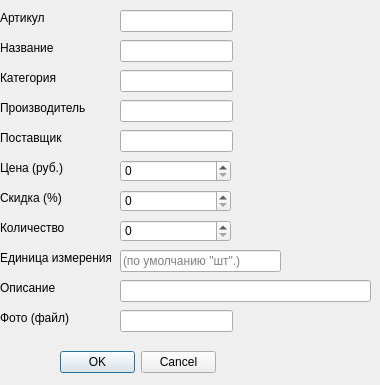
<?xml version="1.0" encoding="UTF-8"?>
<ui version="4.0">
 <class>Dialog</class>
 <widget class="QDialog" name="Dialog">
  <property name="geometry">
   <rect>
    <x>0</x>
    <y>0</y>
    <width>380</width>
    <height>385</height>
   </rect>
  </property>
  <property name="windowTitle">
   <string>Dialog</string>
  </property>
  <widget class="QLabel" name="label_article">
   <property name="geometry">
    <rect>
     <x>0</x>
     <y>10</y>
     <width>111</width>
     <height>16</height>
    </rect>
   </property>
   <property name="text">
    <string>Артикул</string>
   </property>
  </widget>
  <widget class="QLabel" name="label_name">
   <property name="geometry">
    <rect>
     <x>0</x>
     <y>40</y>
     <width>111</width>
     <height>16</height>
    </rect>
   </property>
   <property name="text">
    <string>Название</string>
   </property>
  </widget>
  <widget class="QLabel" name="label_category">
   <property name="geometry">
    <rect>
     <x>0</x>
     <y>70</y>
     <width>111</width>
     <height>16</height>
    </rect>
   </property>
   <property name="text">
    <string>Категория</string>
   </property>
  </widget>
  <widget class="QLabel" name="label_manufacturer">
   <property name="geometry">
    <rect>
     <x>0</x>
     <y>100</y>
     <width>111</width>
     <height>16</height>
    </rect>
   </property>
   <property name="text">
    <string>Производитель</string>
   </property>
  </widget>
  <widget class="QLabel" name="label_supplier">
   <property name="geometry">
    <rect>
     <x>0</x>
     <y>130</y>
     <width>111</width>
     <height>16</height>
    </rect>
   </property>
   <property name="text">
    <string>Поставщик</string>
   </property>
  </widget>
  <widget class="QLabel" name="label_price">
   <property name="geometry">
    <rect>
     <x>0</x>
     <y>160</y>
     <width>111</width>
     <height>16</height>
    </rect>
   </property>
   <property name="text">
    <string>Цена (руб.)</string>
   </property>
  </widget>
  <widget class="QLabel" name="label_discount">
   <property name="geometry">
    <rect>
     <x>0</x>
     <y>190</y>
     <width>111</width>
     <height>16</height>
    </rect>
   </property>
   <property name="text">
    <string>Скидка (%)</string>
   </property>
  </widget>
  <widget class="QLabel" name="label_quantity">
   <property name="geometry">
    <rect>
     <x>0</x>
     <y>220</y>
     <width>111</width>
     <height>16</height>
    </rect>
   </property>
   <property name="text">
    <string>Количество</string>
   </property>
  </widget>
  <widget class="QLabel" name="label_unit">
   <property name="geometry">
    <rect>
     <x>0</x>
     <y>250</y>
     <width>111</width>
     <height>16</height>
    </rect>
   </property>
   <property name="text">
    <string>Единица измерения</string>
   </property>
  </widget>
  <widget class="QLabel" name="label_description">
   <property name="geometry">
    <rect>
     <x>0</x>
     <y>280</y>
     <width>111</width>
     <height>16</height>
    </rect>
   </property>
   <property name="text">
    <string>Описание</string>
   </property>
  </widget>
  <widget class="QLabel" name="label_image">
   <property name="geometry">
    <rect>
     <x>0</x>
     <y>310</y>
     <width>111</width>
     <height>16</height>
    </rect>
   </property>
   <property name="text">
    <string>Фото (файл)</string>
   </property>
  </widget>
  <widget class="QDialogButtonBox" name="button_box">
   <property name="geometry">
    <rect>
     <x>60</x>
     <y>350</y>
     <width>156</width>
     <height>24</height>
    </rect>
   </property>
   <property name="standardButtons">
    <set>QDialogButtonBox::StandardButton::Cancel|QDialogButtonBox::StandardButton::Ok</set>
   </property>
  </widget>
  <widget class="QLineEdit" name="edit_article">
   <property name="geometry">
    <rect>
     <x>120</x>
     <y>10</y>
     <width>113</width>
     <height>22</height>
    </rect>
   </property>
  </widget>
  <widget class="QLineEdit" name="edit_name">
   <property name="geometry">
    <rect>
     <x>120</x>
     <y>40</y>
     <width>113</width>
     <height>22</height>
    </rect>
   </property>
  </widget>
  <widget class="QLineEdit" name="edit_category">
   <property name="geometry">
    <rect>
     <x>120</x>
     <y>70</y>
     <width>113</width>
     <height>22</height>
    </rect>
   </property>
  </widget>
  <widget class="QLineEdit" name="edit_manufacturer">
   <property name="geometry">
    <rect>
     <x>120</x>
     <y>100</y>
     <width>113</width>
     <height>22</height>
    </rect>
   </property>
  </widget>
  <widget class="QLineEdit" name="edit_supplier">
   <property name="geometry">
    <rect>
     <x>120</x>
     <y>130</y>
     <width>113</width>
     <height>22</height>
    </rect>
   </property>
  </widget>
  <widget class="QSpinBox" name="spin_price">
   <property name="geometry">
    <rect>
     <x>120</x>
     <y>160</y>
     <width>111</width>
     <height>22</height>
    </rect>
   </property>
  </widget>
  <widget class="QSpinBox" name="spin_discount">
   <property name="geometry">
    <rect>
     <x>120</x>
     <y>190</y>
     <width>111</width>
     <height>22</height>
    </rect>
   </property>
  </widget>
  <widget class="QSpinBox" name="spin_quantity">
   <property name="geometry">
    <rect>
     <x>120</x>
     <y>220</y>
     <width>111</width>
     <height>22</height>
    </rect>
   </property>
  </widget>
  <widget class="QLineEdit" name="edit_unit">
   <property name="geometry">
    <rect>
     <x>120</x>
     <y>250</y>
     <width>161</width>
     <height>22</height>
    </rect>
   </property>
   <property name="placeholderText">
    <string>(по умолчанию &quot;шт&quot;.)</string>
   </property>
  </widget>
  <widget class="QLineEdit" name="edit_description">
   <property name="geometry">
    <rect>
     <x>120</x>
     <y>280</y>
     <width>251</width>
     <height>22</height>
    </rect>
   </property>
   <property name="dragEnabled">
    <bool>false</bool>
   </property>
  </widget>
  <widget class="QLineEdit" name="edit_image">
   <property name="geometry">
    <rect>
     <x>120</x>
     <y>310</y>
     <width>113</width>
     <height>22</height>
    </rect>
   </property>
   <property name="dragEnabled">
    <bool>false</bool>
   </property>
  </widget>
 </widget>
 <resources/>
 <connections/>
</ui>
